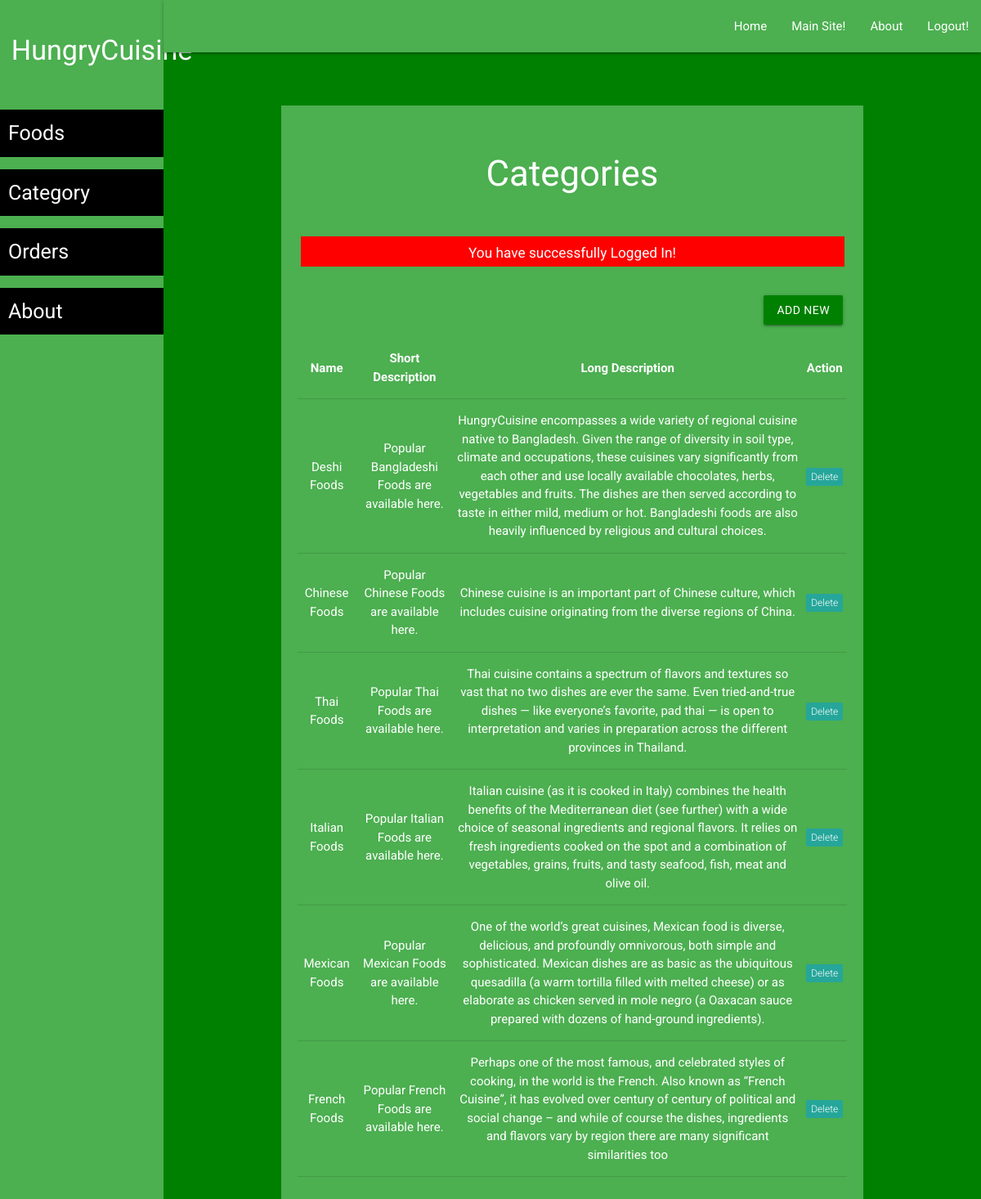
The app's page /admin/category-list.php (signed in) with its own data.
### tables this page shows
CREATE TABLE `categories` (
  `id` int(11) NOT NULL,
  `name` varchar(250) NOT NULL,
  `short_desc` varchar(250) NOT NULL,
  `long_desc` varchar(500) NOT NULL
);

### admin/category-list.php (the view, shortened to what this page needs)
<?php require('layout/header.php'); ?>
<?php require('layout/left-sidebar-long.php'); ?>
<?php require('layout/topnav.php'); ?>
<?php require('layout/left-sidebar-short.php'); ?>
<?php
require('../backends/connection-pdo.php');
$sql = 'SELECT * FROM categories';
$query  = $pdoconn->prepare($sql);
$query->execute();
$arr_all = $query->fetchAll(PDO::FETCH_ASSOC);
?>
<div class="section white-text" style="background: #4caf50;">
	<div class="section">
		<h3>Categories</h3>
	</div>
  <?php
    if (isset($_SESSION['msg'])) {
        echo '<div class="section center" style="margin: 5px 35px;"><div class="row" style="background: red; color: white;">
        <div class="col s12">
            <h6>'.$_SESSION['msg'].'</h6>
            </div>
        </div></div>';
    }
    ?>
	<div class="section right" style="padding: 15px 25px;">
		<a href="category-add.php" class="waves-effect waves-light btn">Add New</a>
	</div>
	<div class="section center" style="padding: 20px;">
		<table class="centered responsive-table">
        <thead>
          <tr>
              <th>Name</th>
              <th>Short Description</th>
              <th>Long Description</th>
              <th>Action</th>
          </tr>
        </thead>
        <tbody>
          <?php
            foreach ($arr_all as $key) {
          ?>
          <tr>
            <td><?php echo $key['name']; ?></td>
            <td><?php echo $key['short_desc']; ?></td>
            <td><?php echo $key['long_desc']; ?></td>
            <td><a href="../backends/admin/cat-delete.php?id=<?php echo $key['id']; ?>"><span class="new badge" data-badge-caption="">Delete</span></a></td>
          </tr>
          <?php } ?>
        </tbody>
      </table>
	</div>
</div>
<?php require('layout/footer.php'); ?>

### css/form-style.css (style rules this page uses)
body { background: #4caf50; font-family: "Roboto", sans-serif; -webkit-font-smoothing: antialiased; -moz-osx-font-smoothing: grayscale; }
.btn, .btn:active, .btn:hover { background: green !important; width: 100%; }
.row { margin-bottom: 0 !important; }
.col { padding: 0 !important; }

### records on screen
categories: name "Deshi Foods", short_desc "Popular Bangladeshi Foods are available here.", long_desc "HungryCuisine encompasses a wide variety of regional cuisine native to Bangladesh. Given the range of diversity in soil type, climate and occupations, these cuisines vary significantly from each other and use locally available chocolates, herbs, vegetables and fruits. The dishes are then served according to taste in either mild, medium or hot. Bangladeshi foods are also heavily influenced by religious and cultural choices."
categories: name "Chinese Foods", short_desc "Popular Chinese Foods are available here.", long_desc "Chinese cuisine is an important part of Chinese culture, which includes cuisine originating from the diverse regions of China."
categories: name "Thai Foods", short_desc "Popular Thai Foods are available here.", long_desc "Thai cuisine contains a spectrum of flavors and textures so vast that no two dishes are ever the same. Even tried-and-true dishes — like everyone’s favorite, pad thai — is open to interpretation and varies in preparation across the different provinces in Thailand."
categories: name "Italian Foods", short_desc "Popular Italian Foods are available here.", long_desc "Italian cuisine (as it is cooked in Italy) combines the health benefits of the Mediterranean diet (see further) with a wide choice of seasonal ingredients and regional flavors. It relies on fresh ingredients cooked on the spot and a combination of vegetables, grains, fruits, and tasty seafood, fish, meat and olive oil."
categories: name "Mexican Foods", short_desc "Popular Mexican Foods are available here.", long_desc "One of the world’s great cuisines, Mexican food is diverse, delicious, and profoundly omnivorous, both simple and sophisticated. Mexican dishes are as basic as the ubiquitous quesadilla (a warm tortilla filled with melted cheese) or as elaborate as chicken served in mole negro (a Oaxacan sauce prepared with dozens of hand-ground ingredients)."
categories: name "French Foods", short_desc "Popular French Foods are available here.", long_desc "Perhaps one of the most famous, and celebrated styles of cooking, in the world is the French. Also known as “French Cuisine”, it has evolved over century of century of political and social change – and while of course the dishes, ingredients and flavors vary by region there are many significant similarities too"

### other values on screen
$_SESSION['msg'] "You have successfully Logged In!"
